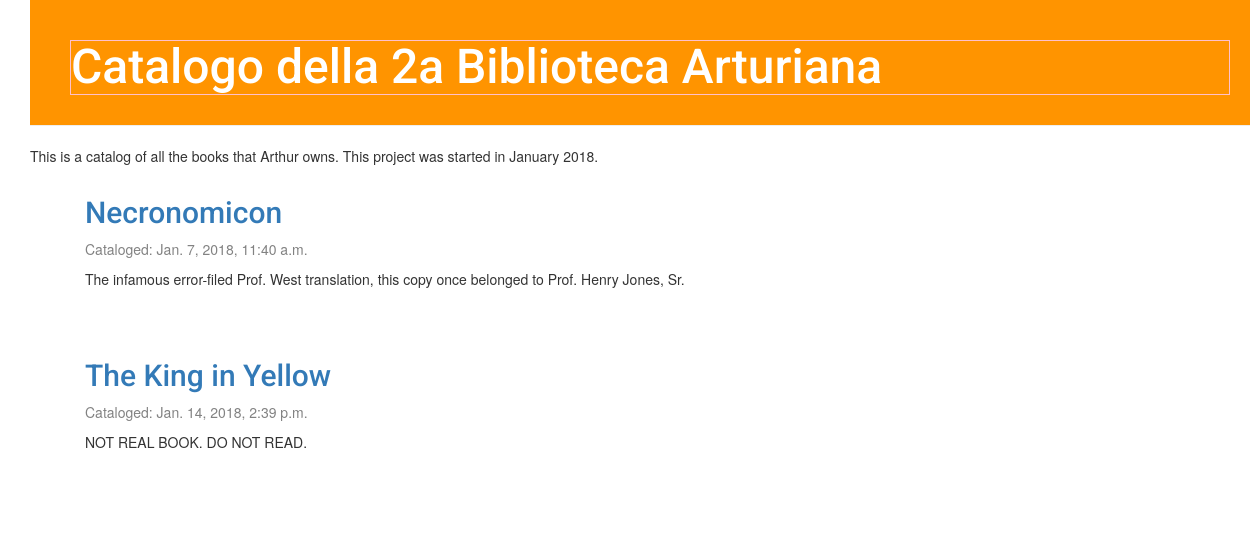
The app's page /, older data.
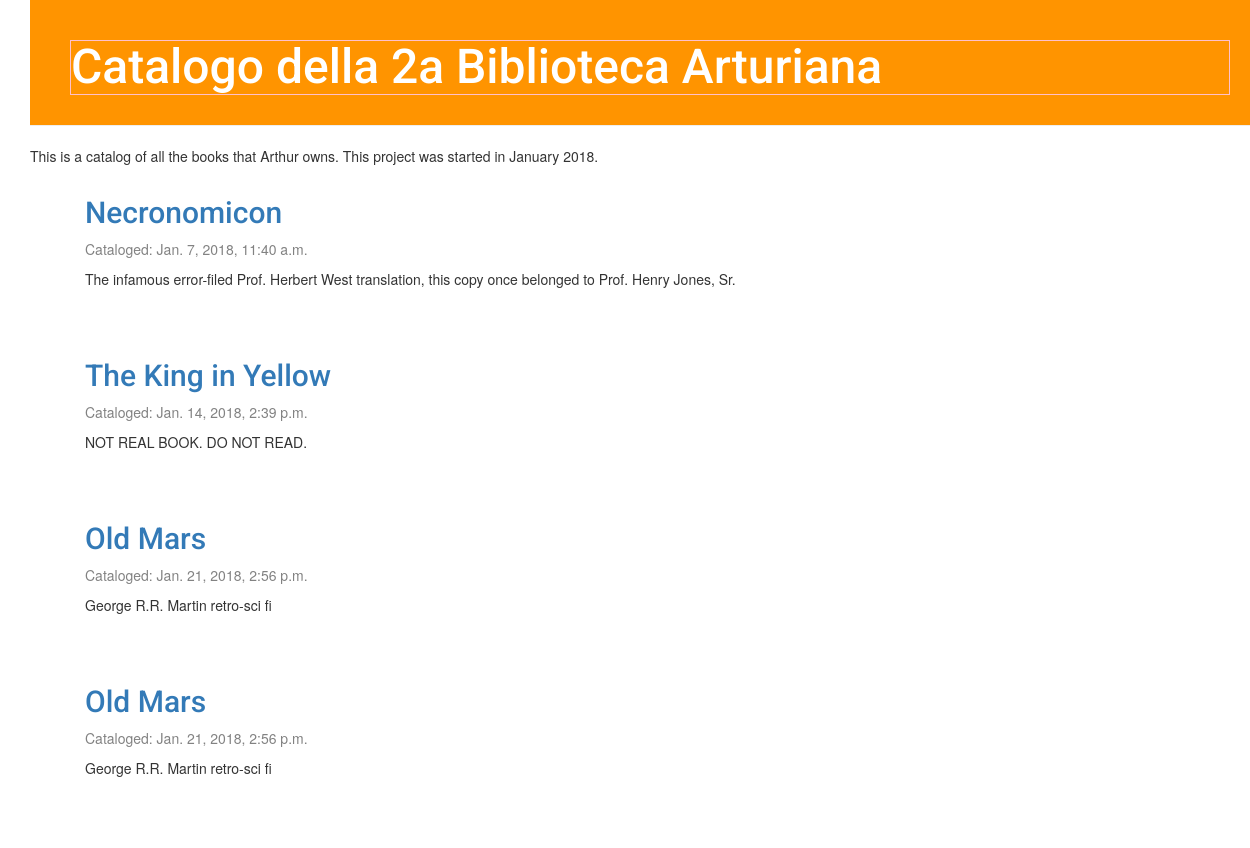
The same page, newer data.
### catalogo/models.py (models this page shows, shortened)
class Book(models.Model):
    author = models.ForeignKey('auth.User')
    author_cognome=models.CharField(max_length=200)
    author_nome= models.CharField(max_length=200)
    title = models.CharField(max_length=200)
    publisher= models.CharField(max_length=200)
    pub_year = models.IntegerField()
    language= models.CharField(max_length=100)
    translation = models.BooleanField(default=False)
    notes = models.TextField()
    acquisition_year = models.CharField(max_length=200)
    created_date = models.DateTimeField(
            default=timezone.now)
    catalog_date = models.DateTimeField(
            blank=True, null=True)
    in_library = models.BooleanField(default=True)
    borrowed = models.BooleanField(default=False)
    borrower = models.CharField(max_length=100,default="Nemo")

### catalogo/views.py (the view)
# urls.py: url(r'^$', views.post_list, name='post_list'),
def post_list(request):
    books = Book.objects.order_by('created_date')
    return render(request, 'catalogo/post_list.html',{'books': books})

### catalogo/templates/catalogo/post_list.html
{% extends 'catalogo/base.html' %}
{% block content %}
  {% for book in books %}
  <div class="post">
    <h2>
      <a href="{% url 'book_detail' pk=book.pk %}">{{ book.title }}</a>
    </h2>
    <div class="date">
      <p>Cataloged: {{book.created_date}}</p>
    </div>
    <p>
      {{ book.notes|linebreaksbr }}
    </p>
  </div>
  {% endfor %}
{% endblock %}

Row changes from the older to the newer data that the page shows:
changed Book "Necronomicon": notes "The infamous error-filed Prof. West translation, this copy once belonged to Prof. Henry Jones, Sr." → "The infamous error-filed Prof. Herbert West translation, this copy once belonged to Prof. Henry Jones, Sr."
added Book: title "Old Mars", created_date "Jan. 21, 2018, 2:56 p.m.", notes "George R.R. Martin retro-sci fi"
added Book: title "Old Mars", created_date "Jan. 21, 2018, 2:56 p.m.", notes "George R.R. Martin retro-sci fi"
